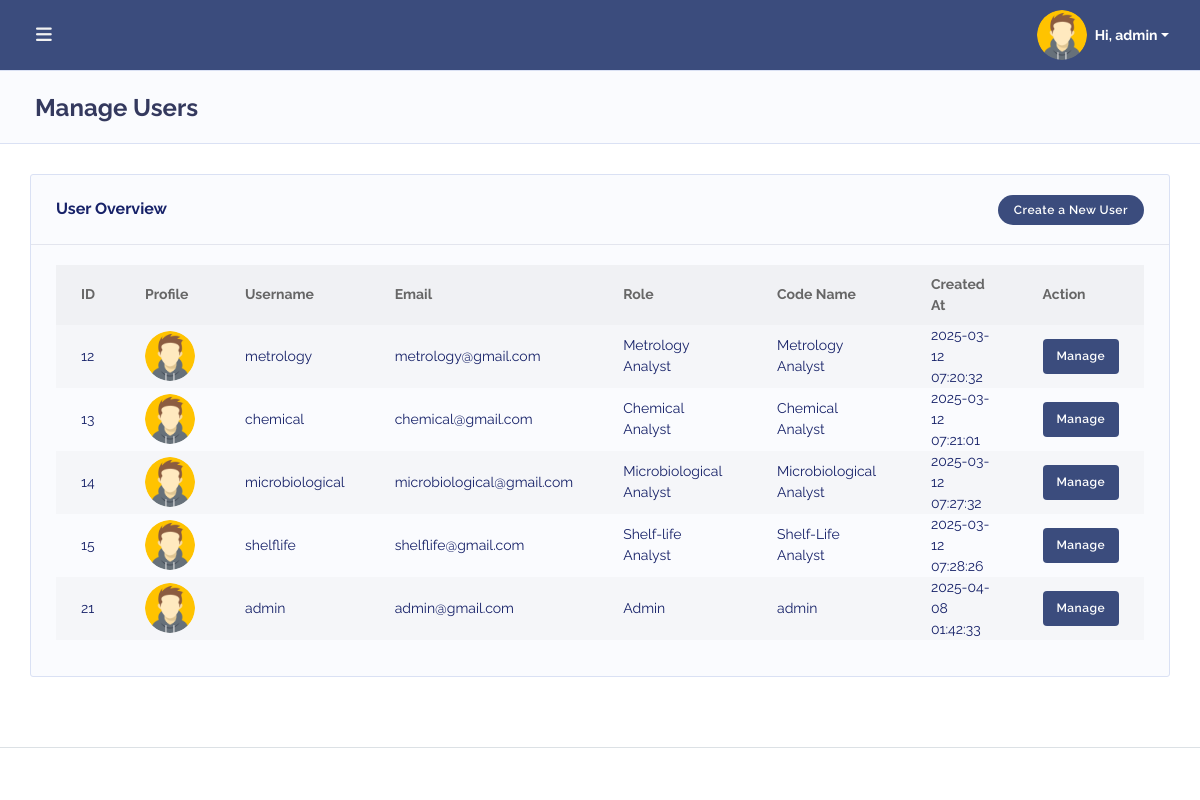
/admin/manage_user.php (signed in), run on the app's committed database.
### tables this page shows
CREATE TABLE `users` (
  `user_id` int(11) NOT NULL,
  `username` varchar(50) NOT NULL,
  `email` varchar(100) NOT NULL,
  `password` varchar(255) NOT NULL,
  `role` tinyint(1) NOT NULL DEFAULT 3 COMMENT '1 = Admin, 2 = Metrology Analyst, 3 = Chemical Analyst, 4 = Microbiological Analyst, 5 = Shelf-life Analyst, 6 = Sample Receiving/Releasing, 7 = Inquiry Counter',
  `code_name` varchar(100) DEFAULT NULL,
  `user_picture` varchar(255) DEFAULT NULL,
  `created_at` timestamp NOT NULL DEFAULT current_timestamp()
);

### admin/manage_user.php (the view, shortened to what this page needs)
<?php
include 'temp_db.php';
$query = "SELECT user_id, username, email, role, code_name, user_picture, created_at
          FROM users
          WHERE role IN (1, 2, 3, 4, 5)";
$result = $conn->query($query);
$roles = [
    1 => 'Admin',
    2 => 'Metrology Analyst',
    3 => 'Chemical Analyst',
    4 => 'Microbiological Analyst',
    5 => 'Shelf-life Analyst'
];
?>
<!DOCTYPE html>
<html lang="en">
<head>
    <?php include('includes/header.php'); ?>
    <link rel="stylesheet" href="assets/modules/datatables/datatables.min.css">
    <link rel="stylesheet" href="assets/modules/datatables/DataTables-1.10.16/css/dataTables.bootstrap4.min.css">
    <link rel="stylesheet" href="assets/modules/datatables/Select-1.2.4/css/select.bootstrap4.min.css">
</head>
<body class="layout-4">
    <div id="app">
        <div class="main-wrapper main-wrapper-1">
            <?php include('includes/topnav.php'); include('includes/sidebar.php'); ?>
            <div class="main-content">
                <section class="section">
                    <div class="section-header">
                        <h1>Manage Users</h1>
                    </div>
                    <div class="section-body">
                        <div class="row">
                            <div class="col-12">
                                <div class="card">
                                    <div class="card-header d-flex justify-content-between align-items-center">
                                        <h4>User Overview</h4>
                                        <button class="btn" style="background-color: #3b4c7d; color: white;" onclick="window.location.href='signup.php'">Create a New User</button>
                                    </div>
                                    <div class="card-body">
                                        <div class="table-responsive">
                                            <table class="table table-striped v_center" id="table-1">
                                                <thead>
                                                    <tr>
                                                        <th>ID</th>
                                                        <th>Profile</th>
                                                        <th>Username</th>
                                                        <th>Email</th>
                                                        <th>Role</th>
                                                        <th>Code Name</th>
                                                        <th>Created At</th>
                                                        <th>Action</th>
                                                    </tr>
                                                </thead>
                                                <tbody>
                                                    <?php
                                                    if ($result->num_rows > 0) {
                                                        while ($row = $result->fetch_assoc()) {
                                                            $role = $roles[$row['role']] ?? 'Unknown';
                                                            $profilePic = $row['user_picture'] ? "<img src='{$row['user_picture']}' alt='Profile' width='50' class='rounded-circle'>" : "<img src='assets/img/default.png' alt='Default' width='50' class='rounded-circle'>";
                                                            echo "<tr>
                                                                <td>{$row['user_id']}</td>
                                                                <td>{$profilePic}</td>
                                                                <td>{$row['username']}</td>
                                                                <td>{$row['email']}</td>
                                                                <td>{$role}</td>
                                                                <td>{$row['code_name']}</td>
                                                                <td>{$row['created_at']}</td>
                                                                <td>
                                                                    <a href='manage_user_details.php?id={$row['user_id']}' class='btn' style='background-color: #3b4c7d; color: white;'>Manage</a>
                                                                </td>
                                                            </tr>";
                                                        }
                                                    } else {
                                                        echo "<tr><td colspan='8' class='text-center'>No users found</td></tr>";
                                                    }
                                                    ?>
                                                </tbody>
                                            </table>
                                        </div>
                                    </div>
                                </div>
                            </div>
                        </div>
                    </div>
                </section>
            </div>
            <?php include('includes/footer.php'); ?>
        </div>
    </div>
</body>
</html>

### admin/includes/header.php (shortened to what this page needs)
<link rel="stylesheet" href="assets/modules/bootstrap/css/bootstrap.min.css">
<link rel="stylesheet" href="assets/modules/fontawesome/css/all.min.css">
<link rel="stylesheet" href="https://cdnjs.cloudflare.com/ajax/libs/font-awesome/6.7.2/css/all.min.css">
<link rel="stylesheet" href="assets/css/style.min.css">
<link rel="stylesheet" href="assets/css/components.min.css">

### admin/includes/topnav.php (shortened to what this page needs)
<?php
include 'temp_db.php';
$user_id = $_SESSION['user_id'];
$query = $conn->prepare("SELECT code_name, user_picture FROM users WHERE user_id = ?");
$query->bind_param("i", $user_id);
$query->execute();
$query->bind_result($code_name, $user_picture);
$default_image = "uploads/default.png";
if (!empty($user_picture)) {
    if (!str_starts_with($user_picture, "uploads/")) {
        $user_picture = "uploads/" . $user_picture;
    }
} else {
    $user_picture = $default_image;
}
?>
<div class="navbar-bg"></div>
<nav class="navbar navbar-expand-lg main-navbar">
    <form class="form-inline mr-auto">
        <ul class="navbar-nav mr-3">
            <li><a href="#" data-toggle="sidebar" class="nav-link nav-link-lg"><i class="fas fa-bars"></i></a></li>
        </ul>
    </form>
    <ul class="navbar-nav navbar-right">
    <li class="dropdown">
    <a href="#" data-toggle="dropdown" class="nav-link dropdown-toggle nav-link-lg nav-link-user d-flex align-items-center">
        <img src="<?php echo htmlspecialchars($user_picture); ?>"
             class="rounded-circle mr-2"
             style="width: 50px; height: 50px; object-fit: cover;"
             alt="User Avatar">
        <span class="d-sm-inline d-none font-weight-bold" style="font-size: 14px;"> Hi,
            <?php echo htmlspecialchars($code_name); ?>
        </span>
    </a>
</li>
    </ul>
</nav>

### admin/includes/footer.php (shortened to what this page needs)
<footer class="main-footer">
</footer>

### data on the page
users: code_name "admin", user_id "21", username "admin", email "admin@gmail.com", role "Admin", created_at "2025-04-08 01:42:33"
users: user_id "12", username "metrology", email "metrology@gmail.com", role "Metrology Analyst", code_name "Metrology Analyst", created_at "2025-03-12 07:20:32"
users: user_id "13", username "chemical", email "chemical@gmail.com", role "Chemical Analyst", code_name "Chemical Analyst", created_at "2025-03-12 07:21:01"
users: user_id "14", username "microbiological", email "microbiological@gmail.com", role "Microbiological Analyst", code_name "Microbiological Analyst", created_at "2025-03-12 07:27:32"
users: user_id "15", username "shelflife", email "shelflife@gmail.com", role "Shelf-life Analyst", code_name "Shelf-Life Analyst", created_at "2025-03-12 07:28:26"
